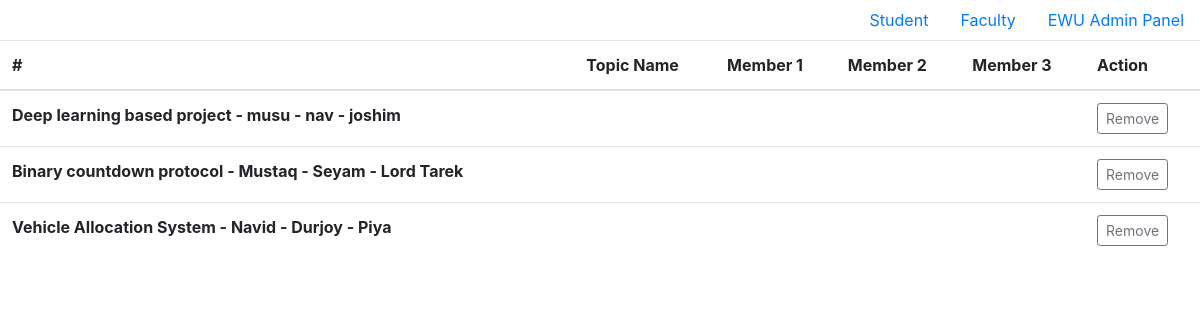
Page /faculty/loggin/facultyPage/grp_list/ on the committed database.
### first_app/models.py (models this page shows)
class ProposedTopic(models.Model):
    topicname=models.CharField(max_length=50,blank=False)
    member1=models.CharField(max_length=30,blank=False)
    member2=models.CharField(max_length=30,blank=False)
    member3=models.CharField(max_length=30,blank=True)
    paper1=models.CharField(max_length=30,blank=False)
    paper2=models.CharField(max_length=30,blank=False)
    paper3=models.CharField(max_length=30,blank=False)
    paper4=models.CharField(max_length=30,blank=False)
    paper5=models.CharField(max_length=30,blank=False)
    def __str__(self):
        return self.topicname +' - '+ self.member1 +' - '+ self.member2 +' - '+ self.member3

### first_app/views.py (the view)
# urls.py: path('faculty/loggin/facultyPage/grp_list/',views.all_grp,name='grp_list'),
def all_grp (request):
    grp=ProposedTopic.objects.all()
    context={
        'data':grp,
    }
    return render(request,'first_app/group_list.html',context)

### templates/first_app/group_list.html
{% extends "first_app/base.html" %}
{% block content %}
<table class="table">
    <thead>
      <tr>
        <th scope="col">#</th>
        <th scope="col">Topic Name</th>
        <th scope="col">Member 1</th>
        <th scope="col">Member 2</th>
        <th scope="col">Member 3</th>
        <th scope="col">Action</th>
      </tr>
    </thead>
    <tbody>
      {% for i in data %}
      <tr>
        <td><b>{{ i }}</b></td>
        <td>{{ first_app.Topicname }}</td>
        <td>{{ first_app.Member1 }}</td>
        <td>{{ first_app.Member2 }}</td>
        <td>{{ first_app.Member3 }}</td>
        <td><a href="#" class="btn btn-sm btn-outline-secondary">Remove</a></td>
      </tr>
      {% endfor %}
    </tbody>
  </table>
{% endblock %}

### rows in the picture
ProposedTopic: topicname+member1+member2 "Deep learning based project - musu - nav - joshim"
ProposedTopic: topicname+member1+member2 "Binary countdown protocol - Mustaq - Seyam - Lord Tarek"
ProposedTopic: topicname+member1+member2 "Vehicle Allocation System - Navid - Durjoy - Piya"
